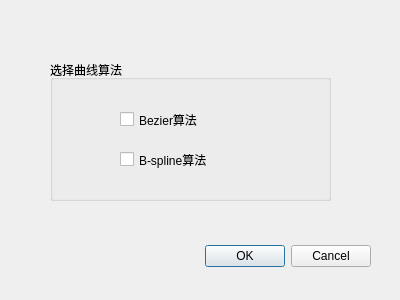
<?xml version="1.0" encoding="UTF-8"?>
<ui version="4.0">
 <class>CurveAlgorithm</class>
 <widget class="QDialog" name="CurveAlgorithm">
  <property name="geometry">
   <rect>
    <x>0</x>
    <y>0</y>
    <width>400</width>
    <height>300</height>
   </rect>
  </property>
  <property name="windowTitle">
   <string>Dialog</string>
  </property>
  <widget class="QDialogButtonBox" name="buttonBox">
   <property name="geometry">
    <rect>
     <x>30</x>
     <y>240</y>
     <width>341</width>
     <height>32</height>
    </rect>
   </property>
   <property name="orientation">
    <enum>Qt::Horizontal</enum>
   </property>
   <property name="standardButtons">
    <set>QDialogButtonBox::Cancel|QDialogButtonBox::Ok</set>
   </property>
  </widget>
  <widget class="QGroupBox" name="groupBox">
   <property name="geometry">
    <rect>
     <x>50</x>
     <y>60</y>
     <width>281</width>
     <height>141</height>
    </rect>
   </property>
   <property name="title">
    <string>选择曲线算法</string>
   </property>
   <widget class="QCheckBox" name="Bezier">
    <property name="geometry">
     <rect>
      <x>70</x>
      <y>50</y>
      <width>121</width>
      <height>19</height>
     </rect>
    </property>
    <property name="text">
     <string>Bezier算法</string>
    </property>
   </widget>
   <widget class="QCheckBox" name="Bspline">
    <property name="geometry">
     <rect>
      <x>70</x>
      <y>90</y>
      <width>141</width>
      <height>19</height>
     </rect>
    </property>
    <property name="text">
     <string>B-spline算法</string>
    </property>
   </widget>
  </widget>
 </widget>
 <resources/>
 <connections>
  <connection>
   <sender>buttonBox</sender>
   <signal>accepted()</signal>
   <receiver>CurveAlgorithm</receiver>
   <slot>accept()</slot>
   <hints>
    <hint type="sourcelabel">
     <x>248</x>
     <y>254</y>
    </hint>
    <hint type="destinationlabel">
     <x>157</x>
     <y>274</y>
    </hint>
   </hints>
  </connection>
  <connection>
   <sender>buttonBox</sender>
   <signal>rejected()</signal>
   <receiver>CurveAlgorithm</receiver>
   <slot>reject()</slot>
   <hints>
    <hint type="sourcelabel">
     <x>316</x>
     <y>260</y>
    </hint>
    <hint type="destinationlabel">
     <x>286</x>
     <y>274</y>
    </hint>
   </hints>
  </connection>
 </connections>
</ui>
